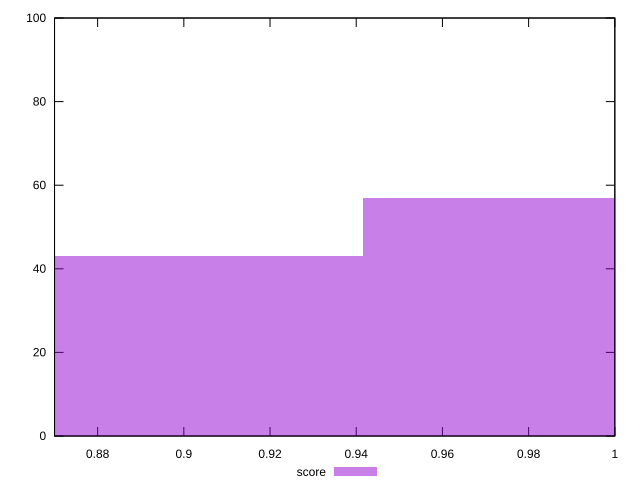

The script that saved this image:
reset

$score <<EOF
1.0140305775401588 57
0.8691690664629933 43
EOF

set key outside below
set boxwidth 0.14486151107716555
set xrange [0.87:1]
set yrange [0:100]
set trange [0:100]
set style fill transparent solid 0.5 noborder
set terminal svg size 640, 490 enhanced background rgb 'white'
set output "report_00016_2021-02-10T13-31-48.338Z/unused-css-rules/samples/pages+cached/score/histogram.svg"

plot $score title "score" with boxes

reset
